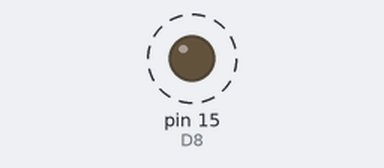
The sketch below on a simulated Arduino Uno, built with avr-gcc and run on an emulated ATmega328P. Shown: output pins drawn as LEDs (lit = HIGH). Dashed ring = blinking. Pins used as bus, display or sensor lines are not drawn.

Above: at 0.2 s.
Timing chart, 0 to 3.0 s (numbered marks = the images above):
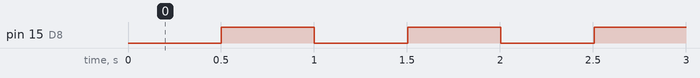

The sketch:

doubleblink_millis.ino
```cpp
// (licence header left out)
// I edit this line for test of branching in Github

// Arduino NodeMCU pin mapping
#define D0 16
#define D1 5 // I2C Bus SCL (clock)
#define D2 4 // I2C Bus SDA (data)
#define D3 0
#define D4 2 // Same as "LED_BUILTIN", but inverted logic
#define D5 14 // SPI Bus SCK (clock)
#define D6 12 // SPI Bus MISO
#define D7 13 // SPI Bus MOSI
#define D8 15 // SPI Bus SS (CS)
#define D9 3 // RX0 (Serial console)
#define D10 1 // TX0 (Serial console)


// Timing variables
const int PROGMEM LED1_change_time = 1000; // interval to change the dimming level
const int PROGMEM LED2_change_time = 500; // interval to change the dimming level
unsigned long previousMillis_LED1=0;
unsigned long previousMillis_LED2=0;

//LED variable
boolean LED1_state=LOW;
boolean LED2_state=LOW;
int LED1_pin=D7;
int LED2_pin=D8;

// the setup function runs once when you press reset or power the board
void setup() {

  // initialize digital pin LED1 as an output.
  pinMode(LED1_pin, OUTPUT);
  // initialize digital pin LED2 as an output.
  pinMode(LED2_pin, OUTPUT);
}

// the loop function runs over and over again forever
void loop() {

// I also edit this line for test of branching in Github


// Timing the switch of LED1
  if(millis() - previousMillis_LED1 > LED1_change_time){
     // guardar el ultimo instante en el que se movio el servo
    LED1_state = !LED1_state; //switch LED1 value
    digitalWrite(LED1_pin, LED1_state);   // write the LED state into the defined pin
    previousMillis_LED1 = millis(); //update timing variable
  }

// Timing the switch of LED2
  if(millis()- previousMillis_LED2 > LED2_change_time){
     // guardar el ultimo instante en el que se movio el servo
    LED2_state = !LED2_state; //switch LED1 value
    digitalWrite(LED2_pin, LED2_state);   // write the LED state into the defined pin
    previousMillis_LED2 = millis(); //update timing variable
  }


}
```

Measured:
- by itself, pin 15 (D8): alternates HIGH for 0.50 s and LOW for 0.50 s
